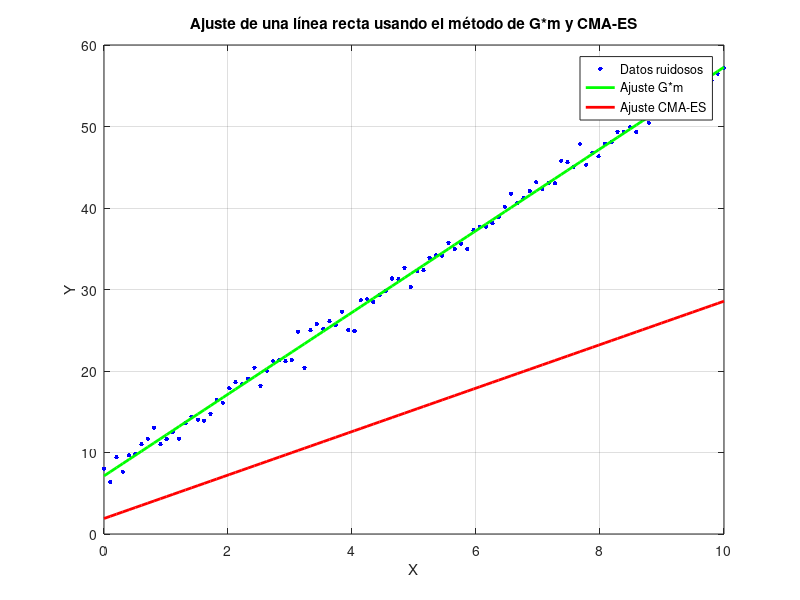

MATLAB code to generate this figure:
% Generar datos aleatorios que sigan una línea recta con ruido
m_true = 5; % Pendiente verdadera
b_true = 7; % Intersección en y verdadera
sigma_ruido = 1; % Desviación estándar del ruido
num_datos = 100; % Número de datos

x = linspace(0, 10, num_datos)';
G = [ones(num_datos, 1) x];
m = [b_true; m_true];
y_verdadero = G * m;
y_ruidoso = y_verdadero + sigma_ruido * randn(size(x));

% Método G*m
funcion_objetivo_Gm = @(params) sum((G * params - y_ruidoso) .^ 2);
m_invertido = G \ y_ruidoso;
residuo_Gm = funcion_objetivo_Gm(m_invertido);

% Resultados del método G*m
fprintf('Método G*m - Mejor Solución (m, b): (%f, %f)\n', m_invertido(2), m_invertido(1));
fprintf('Método G*m - Residuo: %f\n', residuo_Gm);

% CMA-ES
dimension = 2; % Número de parámetros: pendiente y ordenada al origen
sigma = 0.5;
tamano_poblacion = 1000;
max_iter = 1000;
umbral_parada = 1e-10;

media = randn(1, dimension); % Podríamos inicializar en m_invertido'
covarianza = eye(dimension) * sigma;
sigma = sigma / sqrt(dimension);

soluciones = [];
mejor_aptitud = inf;

for i = 1:max_iter
    poblacion = mvnrnd(media, covarianza, tamano_poblacion);
    aptitudes = zeros(1, tamano_poblacion);
    for j = 1:tamano_poblacion
        aptitudes(j) = funcion_objetivo_Gm(poblacion(j, :)');
    end
    
    [aptitudes, indices_ordenados] = sort(aptitudes);
    poblacion = poblacion(indices_ordenados, :);
    
    if aptitudes(1) < mejor_aptitud
        mejor_solucion = poblacion(1, :);
        mejor_aptitud = aptitudes(1);
    end
    
    % Guardamos la solución para visualizar la trayectoria
    soluciones = [soluciones; mejor_solucion];
    
    if max(abs(poblacion - media)) < umbral_parada
        break;
    end
    
    % Actualizar media
    poblacion_ponderada = bsxfun(@minus, poblacion, media);
    media = media + (1 / tamano_poblacion) * sum(poblacion_ponderada);
    
    % Actualizar covarianza
    covarianza = (poblacion_ponderada' * poblacion_ponderada) / tamano_poblacion;
    covarianza = triu(covarianza) + triu(covarianza, 1)'; % Asegurar matriz simétrica
    
    % Actualizar sigma
    norma_media = norm(media);
    sigma = sigma * exp(0.05 * (norma_media / sqrt(dimension) - 1));
end

% Resultados del método CMA-ES
fprintf('CMA-ES - Mejor Solución (m, b): (%f, %f)\n', mejor_solucion(2), mejor_solucion(1));
fprintf('CMA-ES - Mejor Aptitud: %f\n', mejor_aptitud);

% Visualización
figure;
plot(x, y_ruidoso, 'b.', 'MarkerSize', 10); hold on;
plot(x, G * m_invertido, 'g-', 'LineWidth', 2); % Línea ajustada por G*m
plot(x, G * mejor_solucion', 'r-', 'LineWidth', 2); % Línea ajustada por CMA-ES
xlabel('X');
ylabel('Y');
title('Ajuste de una línea recta usando el método de G*m y CMA-ES');
legend('Datos ruidosos', 'Ajuste G*m', 'Ajuste CMA-ES');
grid on;
